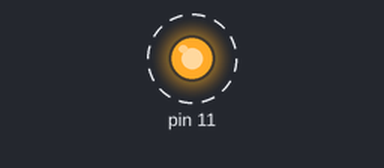
The sketch below on a simulated Arduino Uno, built with avr-gcc and run on an emulated ATmega328P. Parts: output pins drawn as LEDs (lit = HIGH). Dashed ring = blinking.

Above: at 0.2 s.
Timing chart, 0 to 3.0 s (numbered marks = the images above):
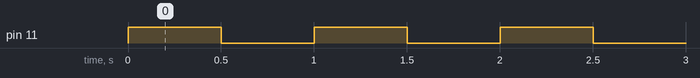

The sketch:

clock.ino
```cpp
//essa eh a merda de um oscilador, vulgo clock
void setup() {
  // put your setup code here, to run once:
  pinMode(11, OUTPUT);
}

void loop() {

  digitalWrite(11, HIGH);
  delay(500);
  digitalWrite(11, LOW);
  delay(500);

}
```

Measured:
- by itself, pin 11: alternates HIGH for 0.50 s and LOW for 0.50 s
